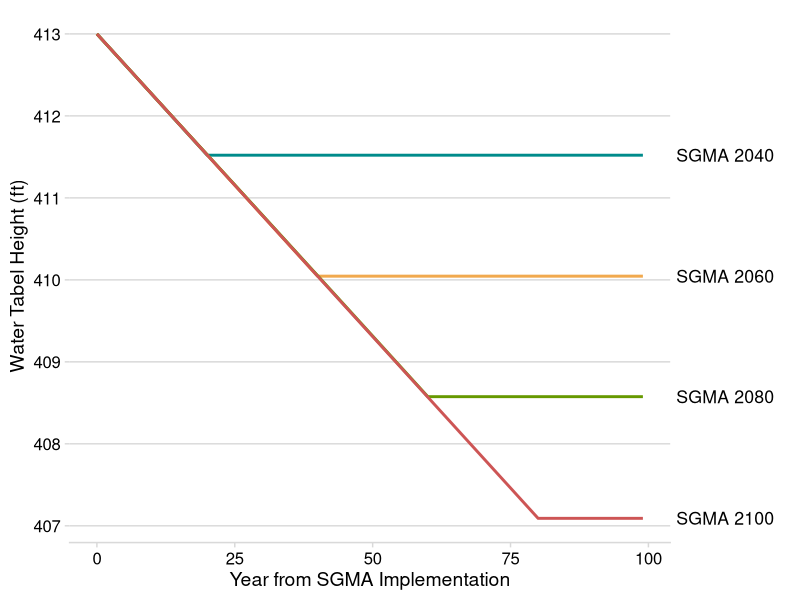

Here is the R script that generated this plot:
## ---- chunk 1
knitr::opts_chunk$set(echo = TRUE)
## ---- chunk 2
library(tidyverse)
library(cowplot)

## ---- chunk 3

SGMA_heights <- read_csv("Data/height.csv")

## ---- chunk 4


SGMA_heights <-  tidyr::gather(data = SGMA_heights, key = 'SGMA_Model', value = 'Height', SGMA_2040, SGMA_2060,  SGMA_2080, SGMA_2100)

direct_labels <-  SGMA_heights %>% 
  dplyr::group_by(SGMA_Model) %>%
  dplyr::summarize(y = min(Height))

sgma_h_plot <- SGMA_heights %>% 
  ggplot(aes(x = Year, y = Height)) +
  geom_line(aes(color = SGMA_Model), size = 1) +
  scale_color_manual(values = c('cyan4', "#F1A94E", "#669900", 'indianred3')) +
  theme_minimal_hgrid() +
  theme(legend.position = "none") +
  labs(x = "Year from SGMA Implementation",
       y = "Water Tabel Height (ft)")

direct_labels_axis <- axis_canvas(sgma_h_plot, axis = "y") +
  geom_text(
 data = direct_labels,
 aes(y = y, label = c("SGMA 2040", "SGMA 2060", "SGMA 2080", "SGMA 2100")),
 x = 0.05,
 size = 4.5,
 hjust = 0
  )


p_direct_labels <-  insert_yaxis_grob(sgma_h_plot, direct_labels_axis)

ggdraw(p_direct_labels)
